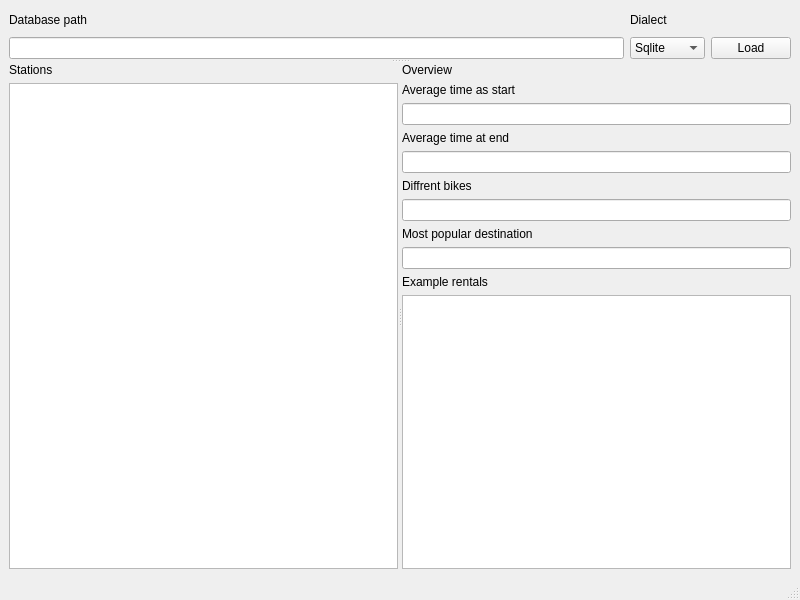
<?xml version="1.0" encoding="UTF-8"?>
<ui version="4.0">
 <class>MainWindow</class>
 <widget class="QMainWindow" name="MainWindow">
  <property name="geometry">
   <rect>
    <x>0</x>
    <y>0</y>
    <width>800</width>
    <height>600</height>
   </rect>
  </property>
  <property name="windowTitle">
   <string>MainWindow</string>
  </property>
  <widget class="QWidget" name="centralwidget">
   <layout class="QGridLayout" name="gridLayout_2">
    <item row="0" column="0">
     <widget class="QSplitter" name="splitter_2">
      <property name="orientation">
       <enum>Qt::Orientation::Vertical</enum>
      </property>
      <widget class="QWidget" name="layoutWidget">
       <layout class="QGridLayout" name="gridLayout">
        <item row="0" column="0">
         <widget class="QLabel" name="label">
          <property name="sizePolicy">
           <sizepolicy hsizetype="Minimum" vsizetype="Minimum">
            <horstretch>0</horstretch>
            <verstretch>0</verstretch>
           </sizepolicy>
          </property>
          <property name="text">
           <string>Database path</string>
          </property>
         </widget>
        </item>
        <item row="0" column="1">
         <widget class="QLabel" name="label_3">
          <property name="text">
           <string>Dialect</string>
          </property>
         </widget>
        </item>
        <item row="1" column="0">
         <widget class="QLineEdit" name="databasePath"/>
        </item>
        <item row="1" column="1">
         <widget class="QComboBox" name="dialectBox">
          <item>
           <property name="text">
            <string>Sqlite</string>
           </property>
          </item>
          <item>
           <property name="text">
            <string>Peewee</string>
           </property>
          </item>
         </widget>
        </item>
        <item row="1" column="2">
         <widget class="QPushButton" name="loadButton">
          <property name="text">
           <string>Load</string>
          </property>
         </widget>
        </item>
       </layout>
      </widget>
      <widget class="QSplitter" name="splitter">
       <property name="orientation">
        <enum>Qt::Orientation::Horizontal</enum>
       </property>
       <widget class="QWidget" name="layoutWidget">
        <layout class="QVBoxLayout" name="verticalLayout_2">
         <item>
          <widget class="QLabel" name="label_2">
           <property name="text">
            <string>Stations</string>
           </property>
          </widget>
         </item>
         <item>
          <widget class="QListWidget" name="stationList">
           <property name="isWrapping" stdset="0">
            <bool>true</bool>
           </property>
          </widget>
         </item>
        </layout>
       </widget>
       <widget class="QWidget" name="layoutWidget">
        <layout class="QVBoxLayout" name="verticalLayout">
         <item>
          <widget class="QLabel" name="label_4">
           <property name="text">
            <string>Overview</string>
           </property>
          </widget>
         </item>
         <item>
          <widget class="QLabel" name="label_5">
           <property name="text">
            <string>Average time as start</string>
           </property>
          </widget>
         </item>
         <item>
          <widget class="QLineEdit" name="avgTimeStart">
           <property name="readOnly">
            <bool>true</bool>
           </property>
          </widget>
         </item>
         <item>
          <widget class="QLabel" name="label_6">
           <property name="text">
            <string>Average time at end</string>
           </property>
          </widget>
         </item>
         <item>
          <widget class="QLineEdit" name="avgTimeEnd">
           <property name="readOnly">
            <bool>true</bool>
           </property>
          </widget>
         </item>
         <item>
          <widget class="QLabel" name="label_7">
           <property name="text">
            <string>Diffrent bikes</string>
           </property>
          </widget>
         </item>
         <item>
          <widget class="QLineEdit" name="diffBikes">
           <property name="readOnly">
            <bool>true</bool>
           </property>
          </widget>
         </item>
         <item>
          <widget class="QLabel" name="label_9">
           <property name="text">
            <string>Most popular destination</string>
           </property>
          </widget>
         </item>
         <item>
          <widget class="QLineEdit" name="popDest">
           <property name="readOnly">
            <bool>true</bool>
           </property>
          </widget>
         </item>
         <item>
          <widget class="QLabel" name="label_8">
           <property name="text">
            <string>Example rentals</string>
           </property>
          </widget>
         </item>
         <item>
          <widget class="QListWidget" name="rentalsList">
           <property name="isWrapping" stdset="0">
            <bool>false</bool>
           </property>
           <property name="layoutMode">
            <enum>QListView::LayoutMode::Batched</enum>
           </property>
          </widget>
         </item>
        </layout>
       </widget>
      </widget>
     </widget>
    </item>
   </layout>
  </widget>
  <widget class="QMenuBar" name="menubar">
   <property name="geometry">
    <rect>
     <x>0</x>
     <y>0</y>
     <width>800</width>
     <height>27</height>
    </rect>
   </property>
  </widget>
  <widget class="QStatusBar" name="statusbar"/>
 </widget>
 <resources/>
 <connections/>
</ui>
